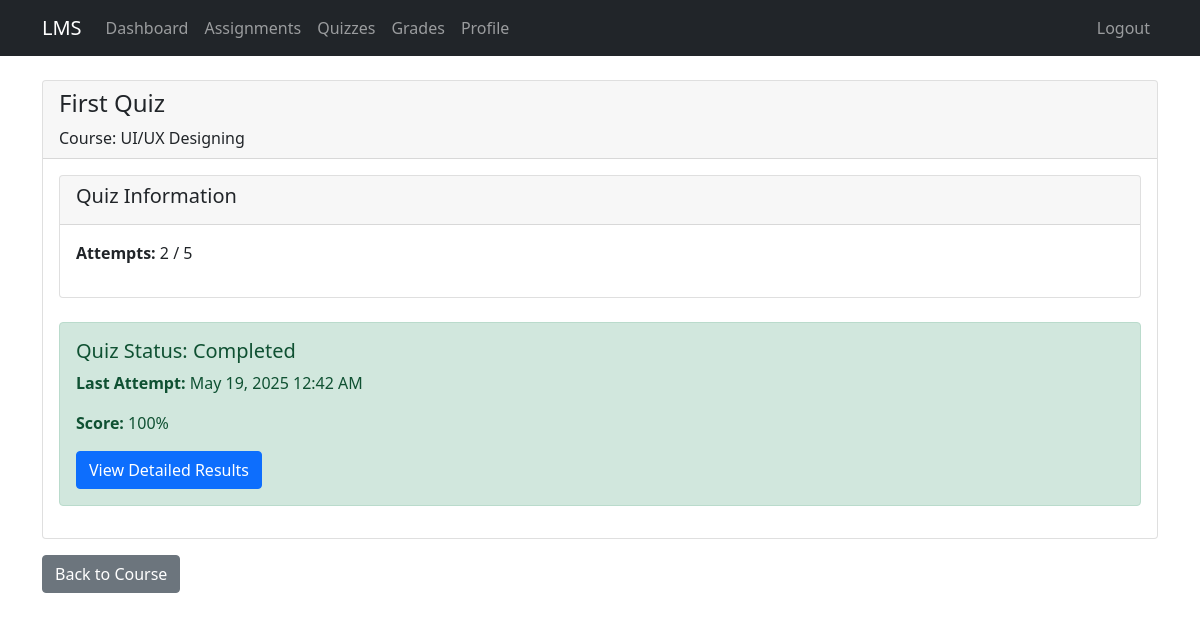
Screenshot of /view_quiz.php?id=1 (signed in) with the database file from the repository.
### tables this page shows
CREATE TABLE `quizzes` (
  `quiz_id` int(11) NOT NULL,
  `course_id` int(11) NOT NULL,
  `title` varchar(150) NOT NULL,
  `description` text DEFAULT NULL,
  `created_at` timestamp NOT NULL DEFAULT current_timestamp()
);

CREATE TABLE `courses` (
  `course_id` int(11) NOT NULL,
  `title` varchar(150) NOT NULL,
  `description` text DEFAULT NULL,
  `instructor_id` int(11) NOT NULL,
  `created_at` timestamp NOT NULL DEFAULT current_timestamp()
);

CREATE TABLE `quiz_attempts` (
  `attempt_id` int(11) NOT NULL,
  `quiz_id` int(11) NOT NULL,
  `user_id` int(11) NOT NULL,
  `score` float DEFAULT NULL,
  `max_score` float DEFAULT NULL,
  `started_at` datetime NOT NULL DEFAULT current_timestamp(),
  `completed_at` datetime DEFAULT NULL
);

### view_quiz.php (the view, shortened to what this page needs)
<?php
require_once "config/database.php";
$quiz_id = (int)$_GET['id'];
$user_id = (int)$_SESSION["id"];
$role = $_SESSION["role"];
$sql = "SELECT q.*, c.title as course_title, c.course_id, c.instructor_id
        FROM quizzes q
        JOIN courses c ON q.course_id = c.course_id
        JOIN enrollments e ON c.course_id = e.course_id
        WHERE q.quiz_id = ? AND e.user_id = ?";
$stmt = mysqli_prepare($conn, $sql);
mysqli_stmt_bind_param($stmt, "ii", $quiz_id, $user_id);
mysqli_stmt_execute($stmt);
$result = mysqli_stmt_get_result($stmt);
$quiz = mysqli_fetch_assoc($result);
$sql = "SELECT * FROM quiz_attempts WHERE quiz_id = ? AND user_id = ? ORDER BY completed_at DESC LIMIT 1";
$stmt = mysqli_prepare($conn, $sql);
mysqli_stmt_bind_param($stmt, "ii", $quiz_id, $user_id);
mysqli_stmt_execute($stmt);
$attempt = mysqli_stmt_get_result($stmt)->fetch_assoc();
$sql = "SELECT COUNT(*) as attempt_count FROM quiz_attempts WHERE quiz_id = ? AND user_id = ?";
$stmt = mysqli_prepare($conn, $sql);
mysqli_stmt_bind_param($stmt, "ii", $quiz_id, $user_id);
mysqli_stmt_execute($stmt);
$attempt_count = mysqli_stmt_get_result($stmt)->fetch_assoc()['attempt_count'];
?>
<!DOCTYPE html>
<html lang="en">
<head>
    <link href="https://cdn.jsdelivr.net/npm/bootstrap@5.1.3/dist/css/bootstrap.min.css" rel="stylesheet">
</head>
<body>
    <nav class="navbar navbar-expand-lg navbar-dark bg-dark">
        <div class="container">
            <a class="navbar-brand" href="index.php">LMS</a>
            <div class="collapse navbar-collapse" id="navbarNav">
                <ul class="navbar-nav">
                    <li class="nav-item">
                        <a class="nav-link" href="index.php">Dashboard</a>
                    </li>
                    <li class="nav-item">
                        <a class="nav-link" href="assignments.php">Assignments</a>
                    </li>
                    <li class="nav-item">
                        <a class="nav-link" href="quizzes.php">Quizzes</a>
                    </li>
                    <li class="nav-item">
                        <a class="nav-link" href="grades.php">Grades</a>
                    </li>
                    <li class="nav-item">
                        <a class="nav-link" href="profile.php">Profile</a>
                    </li>
                </ul>
                <ul class="navbar-nav ms-auto">
                    <li class="nav-item">
                        <a class="nav-link" href="logout.php">Logout</a>
                    </li>
                </ul>
            </div>
        </div>
    </nav>
    <div class="container mt-4">
        <div class="card">
            <div class="card-header">
                <h4><?php echo htmlspecialchars($quiz['title']); ?></h4>
                <p class="mb-0">Course: <?php echo htmlspecialchars($quiz['course_title']); ?></p>
            </div>
            <div class="card-body">
                <div class="card mb-4">
                    <div class="card-header">
                        <h5>Quiz Information</h5>
                    </div>
                    <div class="card-body">
                        <p><strong>Attempts:</strong> <?php echo $attempt_count; ?> / 5</p>
                    </div>
                </div>
                <?php if ($role === 'student'): ?>
                    <?php if ($attempt): ?>
                        <div class="alert alert-success">
                            <h5>Quiz Status: Completed</h5>
                            <p><strong>Last Attempt:</strong> <?php echo date('F j, Y g:i A', strtotime($attempt['completed_at'])); ?></p>
                            <p><strong>Score:</strong> <?php echo htmlspecialchars($attempt['score']); ?>%</p>
                            <a href="quiz_results.php?id=<?php echo $quiz_id; ?>" class="btn btn-primary">View Detailed Results</a>
                        </div>
                    <?php endif; ?>
                <?php endif; ?>
            </div>
        </div>
        <div class="mt-3">
            <a href="course.php?id=<?php echo $quiz['course_id']; ?>" class="btn btn-secondary">Back to Course</a>
        </div>
    </div>
</body>
</html>

### rows the page displays
quizzes: title "First Quiz", course.title "UI/UX Designing"
quiz_attempts: completed_at "May 19, 2025 12:42 AM", score "100"

### other values shown
$attempt_count "2"
